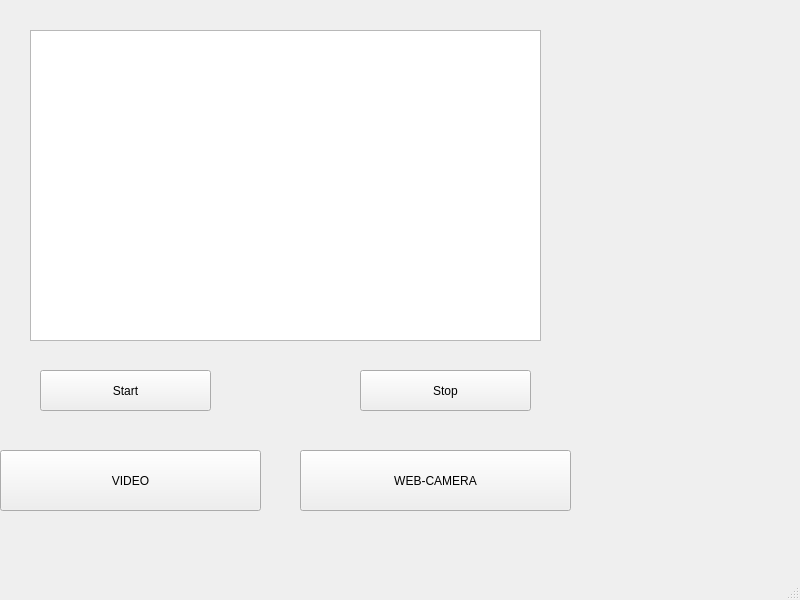
<?xml version="1.0" encoding="UTF-8"?>
<ui version="4.0">
 <class>MainWindow</class>
 <widget class="QMainWindow" name="MainWindow">
  <property name="geometry">
   <rect>
    <x>0</x>
    <y>0</y>
    <width>800</width>
    <height>600</height>
   </rect>
  </property>
  <property name="windowTitle">
   <string>MainWindow</string>
  </property>
  <widget class="QWidget" name="centralwidget">
   <widget class="QPushButton" name="pushButton">
    <property name="geometry">
     <rect>
      <x>0</x>
      <y>450</y>
      <width>261</width>
      <height>61</height>
     </rect>
    </property>
    <property name="text">
     <string>VIDEO</string>
    </property>
   </widget>
   <widget class="QPushButton" name="pushButton_2">
    <property name="geometry">
     <rect>
      <x>300</x>
      <y>450</y>
      <width>271</width>
      <height>61</height>
     </rect>
    </property>
    <property name="text">
     <string>WEB-CAMERA</string>
    </property>
   </widget>
   <widget class="QListWidget" name="listWidget">
    <property name="geometry">
     <rect>
      <x>30</x>
      <y>30</y>
      <width>511</width>
      <height>311</height>
     </rect>
    </property>
   </widget>
   <widget class="QPushButton" name="pushButton_3">
    <property name="geometry">
     <rect>
      <x>40</x>
      <y>370</y>
      <width>171</width>
      <height>41</height>
     </rect>
    </property>
    <property name="text">
     <string>Start</string>
    </property>
   </widget>
   <widget class="QPushButton" name="pushButton_4">
    <property name="geometry">
     <rect>
      <x>360</x>
      <y>370</y>
      <width>171</width>
      <height>41</height>
     </rect>
    </property>
    <property name="text">
     <string>Stop</string>
    </property>
   </widget>
  </widget>
  <widget class="QMenuBar" name="menubar">
   <property name="geometry">
    <rect>
     <x>0</x>
     <y>0</y>
     <width>800</width>
     <height>21</height>
    </rect>
   </property>
  </widget>
  <widget class="QStatusBar" name="statusbar"/>
 </widget>
 <resources/>
 <connections/>
</ui>
